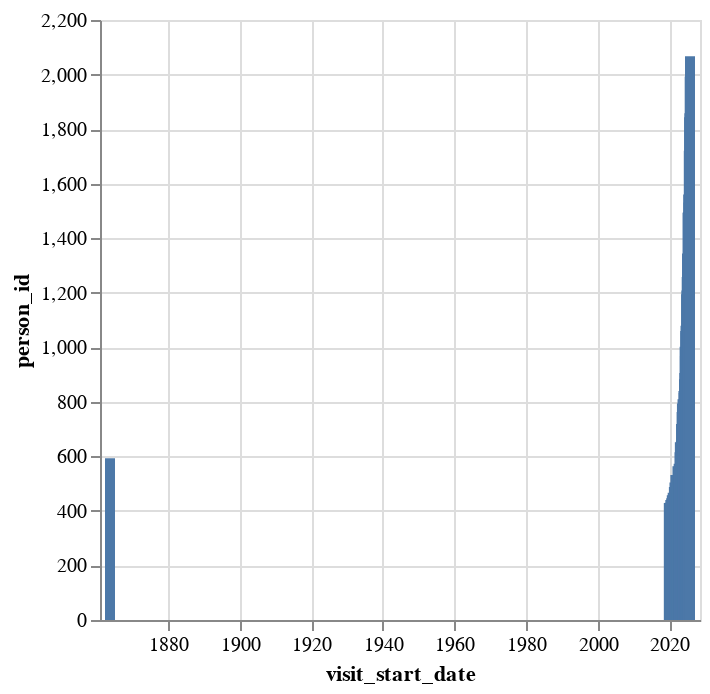

The cell this chart's notebook holds for it:
### Code cell
alt.Chart(visit_start_dates_summary).mark_bar().encode(
    alt.X('visit_start_date:T', scale=alt.Scale(padding=5)),
    y='person_id:Q'
)

### Figure 1 — Vega-Lite specification as saved in the notebook (floating-point values rounded to 4 significant figures)
{"config": {"view": {"continuousWidth": 300, "continuousHeight": 300}}, "data": {"name": "data-670b57aa0bd555689a45e2456fb73a94"}, "mark": {"type": "bar"}, "encoding": {"x": {"field": "visit_start_date", "scale": {"padding": 5}, "type": "temporal"}, "y": {"field": "person_id", "type": "quantitative"}}, "$schema": "https://vega.github.io/schema/vega-lite/v5.20.1.json", "datasets": {"data-670b57aa0bd555689a45e2456fb73a94": [{"visit_start_date": "1863-10", "person_id": 593}, {"visit_start_date": "2019-12", "person_id": 429}, {"visit_start_date": "2020-01", "person_id": 406}, {"visit_start_date": "2020-02", "person_id": 357}, {"visit_start_date": "2020-03", "person_id": 430}, {"visit_start_date": "2020-04", "person_id": 402}, {"visit_start_date": "2020-05", "person_id": 440}, {"visit_start_date": "2020-06", "person_id": 422}, {"visit_start_date": "2020-07", "person_id": 419}, {"visit_start_date": "2020-08", "person_id": 446}, {"visit_start_date": "2020-09", "person_id": 405}, {"visit_start_date": "2020-10", "person_id": 457}, {"visit_start_date": "2020-11", "person_id": 444}, {"visit_start_date": "2020-12", "person_id": 421}, {"visit_start_date": "2021-01", "person_id": 467}, {"visit_start_date": "2021-02", "person_id": 410}, {"visit_start_date": "2021-03", "person_id": 427}, {"visit_start_date": "2021-04", "person_id": 423}, {"visit_start_date": "2021-05", "person_id": 488}, {"visit_start_date": "2021-06", "person_id": 452}, {"visit_start_date": "2021-07", "person_id": 504}, {"visit_start_date": "2021-08", "person_id": 458}, {"visit_start_date": "2021-09", "person_id": 487}, {"visit_start_date": "2021-10", "person_id": 532}, {"visit_start_date": "2021-11", "person_id": 478}, {"visit_start_date": "2021-12", "person_id": 512}, {"visit_start_date": "2022-01", "person_id": 494}, {"visit_start_date": "2022-02", "person_id": 467}, {"visit_start_date": "2022-03", "person_id": 489}, {"visit_start_date": "2022-04", "person_id": 448}, {"visit_start_date": "2022-05", "person_id": 564}, {"visit_start_date": "2022-06", "person_id": 517}, {"visit_start_date": "2022-07", "person_id": 559}, {"visit_start_date": "2022-08", "person_id": 562}, {"visit_start_date": "2022-09", "person_id": 573}, {"visit_start_date": "2022-10", "person_id": 551}, {"visit_start_date": "2022-11", "person_id": 487}, {"visit_start_date": "2022-12", "person_id": 615}, {"visit_start_date": "2023-01", "person_id": 652}, {"visit_start_date": "2023-02", "person_id": 546}, {"visit_start_date": "2023-03", "person_id": 625}, {"visit_start_date": "2023-04", "person_id": 654}, {"visit_start_date": "2023-05", "person_id": 719}, {"visit_start_date": "2023-06", "person_id": 669}, {"visit_start_date": "2023-07", "person_id": 763}, {"visit_start_date": "2023-08", "person_id": 794}, {"visit_start_date": "2023-09", "person_id": 744}, {"visit_start_date": "2023-10", "person_id": 809}, {"visit_start_date": "2023-11", "person_id": 754}, {"visit_start_date": "2023-12", "person_id": 781}, {"visit_start_date": "2024-01", "person_id": 840}, {"visit_start_date": "2024-02", "person_id": 832}, {"visit_start_date": "2024-03", "person_id": 883}, {"visit_start_date": "2024-04", "person_id": 906}, {"visit_start_date": "2024-05", "person_id": 1002}, {"visit_start_date": "2024-06", "person_id": 969}, {"visit_start_date": "2024-07", "person_id": 1060}, {"visit_start_date": "2024-08", "person_id": 1079}, {"visit_start_date": "2024-09", "person_id": 1052}, {"visit_start_date": "2024-10", "person_id": 1194}, {"visit_start_date": "2024-11", "person_id": 1208}, {"visit_start_date": "2024-12", "person_id": 1258}, {"visit_start_date": "2025-01", "person_id": 1344}, {"visit_start_date": "2025-02", "person_id": 1267}, {"visit_start_date": "2025-03", "person_id": 1493}, {"visit_start_date": "2025-04", "person_id": 1495}, {"visit_start_date": "2025-05", "person_id": 1560}, {"visit_start_date": "2025-06", "person_id": 1531}, {"visit_start_date": "2025-07", "person_id": 1721}, {"visit_start_date": "2025-08", "person_id": 1843}, {"visit_start_date": "2025-09", "person_id": 1858}, {"visit_start_date": "2025-10", "person_id": 1993}, {"visit_start_date": "2025-11", "person_id": 2067}]}}
